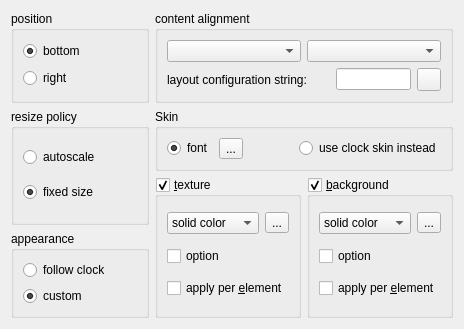
<?xml version="1.0" encoding="UTF-8"?>
<ui version="4.0">
 <class>AppearanceSettingsWidget</class>
 <widget class="QWidget" name="AppearanceSettingsWidget">
  <property name="geometry">
   <rect>
    <x>0</x>
    <y>0</y>
    <width>464</width>
    <height>329</height>
   </rect>
  </property>
  <property name="sizePolicy">
   <sizepolicy hsizetype="Preferred" vsizetype="Fixed">
    <horstretch>0</horstretch>
    <verstretch>0</verstretch>
   </sizepolicy>
  </property>
  <property name="windowTitle">
   <string>Appearance</string>
  </property>
  <layout class="QGridLayout" name="gridLayout">
   <item row="0" column="0">
    <widget class="QGroupBox" name="position_group">
     <property name="title">
      <string>position</string>
     </property>
     <layout class="QVBoxLayout" name="position_layout">
      <item>
       <widget class="QRadioButton" name="pos_bottom">
        <property name="text">
         <string>bottom</string>
        </property>
        <property name="checked">
         <bool>true</bool>
        </property>
       </widget>
      </item>
      <item>
       <widget class="QRadioButton" name="pos_right">
        <property name="text">
         <string>right</string>
        </property>
       </widget>
      </item>
     </layout>
    </widget>
   </item>
   <item row="0" column="1" colspan="2">
    <widget class="QGroupBox" name="align_group">
     <property name="title">
      <string>content alignment</string>
     </property>
     <layout class="QVBoxLayout" name="alignment_layout">
      <item>
       <layout class="QHBoxLayout" name="horizontalLayout_2">
        <item>
         <widget class="QComboBox" name="align_h_box"/>
        </item>
        <item>
         <widget class="QComboBox" name="align_v_box"/>
        </item>
       </layout>
      </item>
      <item>
       <layout class="QHBoxLayout" name="horizontalLayout_3" stretch="1,0,0">
        <item>
         <widget class="QLabel" name="layout_cfg_label">
          <property name="text">
           <string>layout configuration string:</string>
          </property>
         </widget>
        </item>
        <item>
         <widget class="QLineEdit" name="layout_cfg_edit">
          <property name="maximumSize">
           <size>
            <width>75</width>
            <height>16777215</height>
           </size>
          </property>
         </widget>
        </item>
        <item>
         <widget class="QToolButton" name="layout_cfg_help_btn">
          <property name="icon">
           <iconset theme="help-hint"/>
          </property>
         </widget>
        </item>
       </layout>
      </item>
     </layout>
    </widget>
   </item>
   <item row="1" column="0" rowspan="2">
    <widget class="QGroupBox" name="resize_group">
     <property name="title">
      <string>resize policy</string>
     </property>
     <layout class="QVBoxLayout" name="resize_layout">
      <item>
       <widget class="QRadioButton" name="resize_auto">
        <property name="text">
         <string>autoscale</string>
        </property>
       </widget>
      </item>
      <item>
       <widget class="QRadioButton" name="resize_fixed">
        <property name="text">
         <string>fixed size</string>
        </property>
        <property name="checked">
         <bool>true</bool>
        </property>
       </widget>
      </item>
     </layout>
    </widget>
   </item>
   <item row="1" column="1" colspan="2">
    <widget class="QGroupBox" name="skin_group">
     <property name="title">
      <string>Skin</string>
     </property>
     <layout class="QHBoxLayout" name="skin_layout">
      <item>
       <widget class="QRadioButton" name="font_rbtn">
        <property name="text">
         <string>font</string>
        </property>
        <property name="checked">
         <bool>true</bool>
        </property>
       </widget>
      </item>
      <item>
       <widget class="QToolButton" name="font_select">
        <property name="text">
         <string notr="true">...</string>
        </property>
       </widget>
      </item>
      <item>
       <spacer name="horizontalSpacer">
        <property name="orientation">
         <enum>Qt::Orientation::Horizontal</enum>
        </property>
        <property name="sizeHint" stdset="0">
         <size>
          <width>40</width>
          <height>20</height>
         </size>
        </property>
       </spacer>
      </item>
      <item>
       <widget class="QRadioButton" name="skin_rbtn">
        <property name="text">
         <string>use clock skin instead</string>
        </property>
       </widget>
      </item>
     </layout>
    </widget>
   </item>
   <item row="2" column="1" rowspan="2">
    <widget class="QGroupBox" name="tx_group">
     <property name="title">
      <string>&amp;texture</string>
     </property>
     <property name="checkable">
      <bool>true</bool>
     </property>
     <layout class="QGridLayout" name="gridLayout_3">
      <item row="0" column="1">
       <widget class="QToolButton" name="tx_btn">
        <property name="text">
         <string notr="true">...</string>
        </property>
       </widget>
      </item>
      <item row="0" column="0">
       <widget class="QComboBox" name="tx_options_box">
        <item>
         <property name="text">
          <string>solid color</string>
         </property>
        </item>
        <item>
         <property name="text">
          <string>gradient</string>
         </property>
        </item>
        <item>
         <property name="text">
          <string>pattern</string>
         </property>
        </item>
       </widget>
      </item>
      <item row="2" column="0" colspan="2">
       <widget class="QCheckBox" name="tx_per_char">
        <property name="text">
         <string>apply per &amp;element</string>
        </property>
       </widget>
      </item>
      <item row="1" column="0" colspan="2">
       <widget class="QCheckBox" name="tx_option">
        <property name="text">
         <string notr="true">option</string>
        </property>
       </widget>
      </item>
     </layout>
    </widget>
   </item>
   <item row="2" column="2" rowspan="2">
    <widget class="QGroupBox" name="bg_group">
     <property name="title">
      <string>&amp;background</string>
     </property>
     <property name="checkable">
      <bool>true</bool>
     </property>
     <layout class="QGridLayout" name="gridLayout_4">
      <item row="0" column="0">
       <widget class="QComboBox" name="bg_options_box">
        <item>
         <property name="text">
          <string>solid color</string>
         </property>
        </item>
        <item>
         <property name="text">
          <string>gradient</string>
         </property>
        </item>
        <item>
         <property name="text">
          <string>pattern</string>
         </property>
        </item>
       </widget>
      </item>
      <item row="1" column="0" colspan="2">
       <widget class="QCheckBox" name="bg_option">
        <property name="text">
         <string notr="true">option</string>
        </property>
       </widget>
      </item>
      <item row="0" column="1">
       <widget class="QToolButton" name="bg_btn">
        <property name="text">
         <string notr="true">...</string>
        </property>
       </widget>
      </item>
      <item row="2" column="0" colspan="2">
       <widget class="QCheckBox" name="bg_per_char">
        <property name="text">
         <string>apply per &amp;element</string>
        </property>
       </widget>
      </item>
     </layout>
    </widget>
   </item>
   <item row="3" column="0">
    <widget class="QGroupBox" name="appearance_group">
     <property name="title">
      <string>appearance</string>
     </property>
     <layout class="QVBoxLayout" name="appearance_layout">
      <item>
       <widget class="QRadioButton" name="appear_follow">
        <property name="text">
         <string>follow clock</string>
        </property>
       </widget>
      </item>
      <item>
       <widget class="QRadioButton" name="appear_custom">
        <property name="text">
         <string>custom</string>
        </property>
        <property name="checked">
         <bool>true</bool>
        </property>
       </widget>
      </item>
     </layout>
    </widget>
   </item>
  </layout>
 </widget>
 <resources/>
 <connections>
  <connection>
   <sender>resize_fixed</sender>
   <signal>toggled(bool)</signal>
   <receiver>align_group</receiver>
   <slot>setEnabled(bool)</slot>
   <hints>
    <hint type="sourcelabel">
     <x>83</x>
     <y>195</y>
    </hint>
    <hint type="destinationlabel">
     <x>159</x>
     <y>43</y>
    </hint>
   </hints>
  </connection>
  <connection>
   <sender>appear_custom</sender>
   <signal>toggled(bool)</signal>
   <receiver>tx_group</receiver>
   <slot>setEnabled(bool)</slot>
   <hints>
    <hint type="sourcelabel">
     <x>108</x>
     <y>280</y>
    </hint>
    <hint type="destinationlabel">
     <x>137</x>
     <y>279</y>
    </hint>
   </hints>
  </connection>
  <connection>
   <sender>appear_custom</sender>
   <signal>toggled(bool)</signal>
   <receiver>bg_group</receiver>
   <slot>setEnabled(bool)</slot>
   <hints>
    <hint type="sourcelabel">
     <x>97</x>
     <y>281</y>
    </hint>
    <hint type="destinationlabel">
     <x>309</x>
     <y>302</y>
    </hint>
   </hints>
  </connection>
  <connection>
   <sender>font_rbtn</sender>
   <signal>toggled(bool)</signal>
   <receiver>font_select</receiver>
   <slot>setEnabled(bool)</slot>
   <hints>
    <hint type="sourcelabel">
     <x>184</x>
     <y>149</y>
    </hint>
    <hint type="destinationlabel">
     <x>208</x>
     <y>149</y>
    </hint>
   </hints>
  </connection>
 </connections>
</ui>
